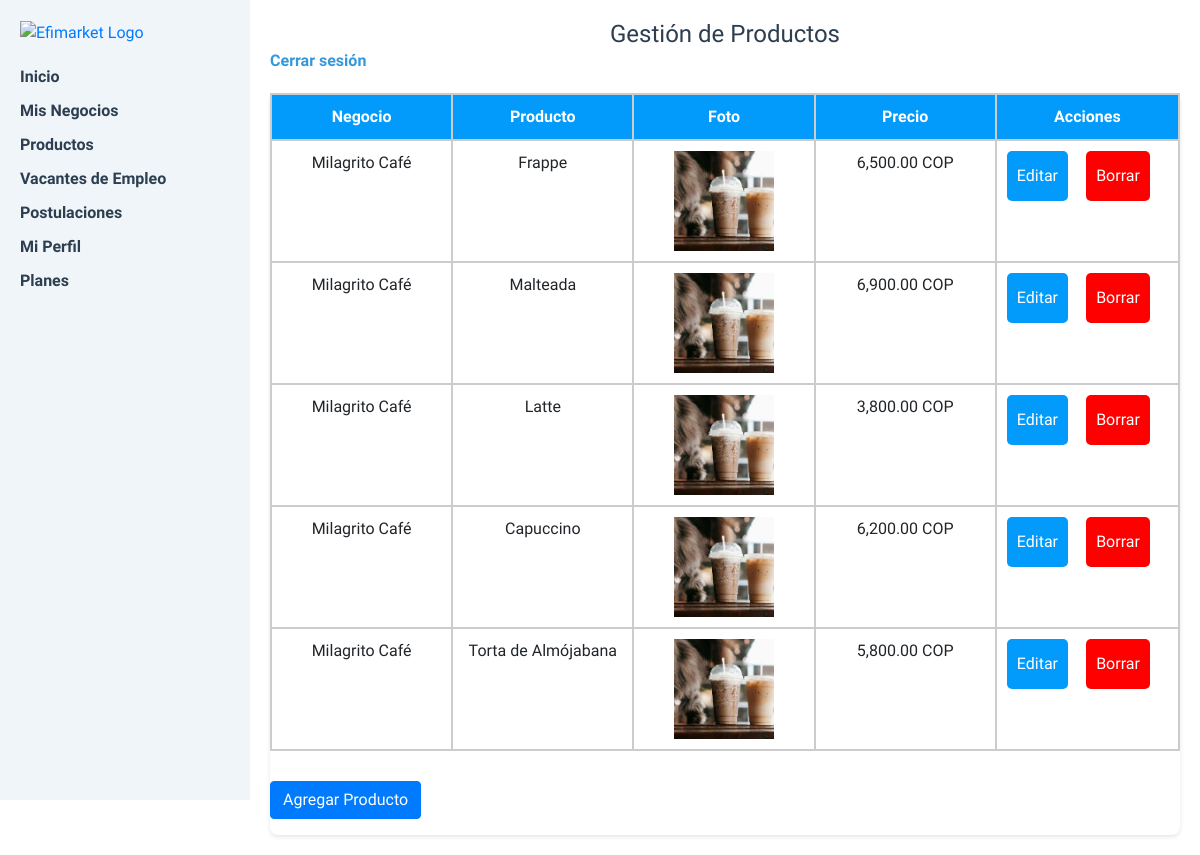
The page /Vista/usuarios/administracion/productos.php (signed in) on the database its author committed.
### tables this page shows
CREATE TABLE `productos` (
  `id_producto` int(11) NOT NULL,
  `id_negocio` int(11) NOT NULL,
  `nombre_producto` varchar(255) NOT NULL,
  `foto_producto` varchar(255) DEFAULT NULL,
  `id_usuario` int(11) NOT NULL,
  `precio` int(10) NOT NULL
);

CREATE TABLE `negocios` (
  `id_negocio` bigint(20) UNSIGNED NOT NULL,
  `id_usuario` int(11) NOT NULL,
  `nombre_negocio` varchar(100) NOT NULL,
  `descripcion` varchar(255) DEFAULT NULL,
  `direccion` varchar(255) DEFAULT NULL,
  `telefono` varchar(20) DEFAULT NULL,
  `sitio_web` varchar(100) DEFAULT NULL,
  `id_categoria` int(11) DEFAULT NULL,
  `horario` varchar(255) NOT NULL,
  `logo` varchar(255) NOT NULL
);

### Controlador/controladorNegocios.php (called while the page is built, shortened)
<?php
include_once(__DIR__ . '/../Modelo/modeloNegocios.php');
class ControladorNegocios
{
    private $conn;
    public function __construct()
    {
        $servername = "localhost";
        $username = "root";
        $password = "";
        $dbname = "efimarket";
        $this->conn = new mysqli($servername, $username, $password, $dbname);
    }
    public function obtenerProductosPorUsuario($id_usuario)
    {
        $modeloNegocios = new ModeloNegocios($this->conn);
        return $modeloNegocios->obtenerProductosPorUsuario($id_usuario);
    }
}

### Modelo/modeloNegocios.php (called while the page is built, shortened)
<?php
class ModeloNegocios
{
    private $conn;
    public function __construct($conn)
    {
        $this->conn = $conn;
    }
    public function obtenerProductosPorUsuario($id_usuario)
    {
        $sql = "SELECT p.id_producto, p.nombre_producto, p.foto_producto, p.id_negocio, p.precio, n.nombre_negocio
                FROM productos p
                INNER JOIN negocios n ON p.id_negocio = n.id_negocio
                WHERE n.id_usuario = ?";
        $stmt = $this->conn->prepare($sql);
        $stmt->bind_param("i", $id_usuario);
        $stmt->execute();
        $result = $stmt->get_result();
        $productos = $result->fetch_all(MYSQLI_ASSOC);
        return $productos;
    }
}

### Vista/usuarios/administracion/productos.php (the view, shortened to what this page needs)
<?php
require_once '../../../Controlador/controladorNegocios.php';
require_once '../../../Modelo/modeloNegocios.php';
$controladorNegocios = new ControladorNegocios();
$productos = $controladorNegocios->obtenerProductosPorUsuario($_SESSION['id_usuario']);
?>
<!DOCTYPE html>
<html lang="es">
<head>
    <link rel="stylesheet" href="admin.css">
    <link rel="stylesheet" href="https://maxcdn.bootstrapcdn.com/bootstrap/4.0.0/css/bootstrap.min.css">
</head>
<body>
    <div class="sidebar">
        <a href="../../index.php" class="logo">
            <img src="../../images/letras.png" alt="Efimarket Logo">
        </a>
        <ul class="menu">
            <li><a href="panel.php">Inicio</a></li>
            <li><a href="negocios.php">Mis Negocios</a></li>
            <li><a href="productos.php">Productos</a></li>
            <li><a href="vacantes.php">Vacantes de Empleo</a></li>
            <li><a href="postulaciones.php">Postulaciones</a></li>
            <li><a href="../clientes/perfil.php">Mi Perfil</a></li>
            <li><a href="planes.php">Planes</a></li>
        </ul>
    </div>
    <div class="main-content tablaDeProductos">
        <header>
            <h1>Gestión de Productos</h1>
            <a href="../../../Controlador/logout.php">Cerrar sesión</a>
        </header>
        <div class="content">
            <div class="tablaProductos">
                <div class="header">Negocio</div>
                <div class="header">Producto</div>
                <div class="header">Foto</div>
                <div class="header">Precio</div>
                <div class="header">Acciones</div>
                <?php if (isset($productos) && !empty($productos)) : ?>
                    <?php foreach ($productos as $producto) : ?>
                        <div class="campo"><?php echo htmlspecialchars($producto['nombre_negocio']); ?></div>
                        <div class="campo"><?php echo htmlspecialchars($producto['nombre_producto']); ?></div>
                        <div class="campo">
                            <img src="../../../uploads/productos/<?php echo htmlspecialchars($producto['foto_producto']); ?>"
                                alt="Producto" style="max-width: 100px; max-height: 100px;">
                        </div>
                        <div class="campo"><?php echo htmlspecialchars(number_format($producto['precio'], 2)); ?> COP</div>
                        <div class="campo">
                            <button class="boton-editar" data-toggle="modal"
                                data-target="#editModal<?php echo htmlspecialchars($producto['id_producto']); ?>">Editar</button>
                            <form action="borrarProducto.php" method="post" class="borrar-cont">
                                <button type="submit" class="boton-borrar">Borrar</button>
                            </form>
                        </div>
                    <?php endforeach; ?>
                <?php else : ?>
                    <div class="campo" colspan="5">No hay productos registrados</div>
                <?php endif; ?>
            </div>
            <button style="margin-top: 30px;" class="btn btn-primary mb-3" data-toggle="modal"
                data-target="#addProductModal">Agregar Producto</button>
        </div>
</body>
</html>

### Vista/usuarios/administracion/admin.css (style rules this page uses)
* { font-family: "Nunito Sans", sans-serif; }
body { margin: 0; padding: 0; display: flex; }
.sidebar { width: 250px; height: 100vh; background-color: #f0f5f9; padding: 20px; box-sizing: border-box; overflow-y: auto; }
.logo img { max-width: 100%; }
.menu { list-style: none; padding: 0; margin-top: 20px; margin-right: 30px; }
.menu li { margin-bottom: 10px; }
.menu a { text-decoration: none; color: #2c3e50; font-weight: bold; transition: color 0.3s ease; display: block; }
.main-content { flex: 1; padding: 20px; }
header { display: flex; justify-content: space-between; align-items: center; margin-bottom: 20px; }
header h1 { font-size: 24px; color: #2c3e50; margin: 0; text-align: center; }
header a { text-decoration: none; color: #3498db; font-weight: bold; transition: color 0.3s ease; }
.content { background-color: #fff; border-radius: 8px; box-shadow: 0 2px 4px rgba(0, 0, 0, 0.1); }
.tablaProductos { display: grid; grid-template-columns: repeat(5, 1fr); gap: 0; border: 1px solid #ccc; border-collapse: collapse; }
.header, .campo { padding: 10px; border: 1px solid #ccc; }
.header { background-color: #029bfb; font-weight: bold; text-align: center; color: #fff; }
.campo { display: flex; text-align: center; justify-content: center; }
form { width: 800px; }
.boton-editar { color: #fff; border: 5px; background-color: #029bfb; padding: 10px; border-radius: 5px; height: 50px; }
@media (min-width: 920px) { .main-content { display: block; } }
.boton-borrar { background-color: rgb(255, 0, 0); border: none; padding: 10px; text-align: center; text-decoration: none; font-size: 16px; margin-top: 10px; cursor: pointer; border-radius: 5px; color: #fff; height: 50px; margin: 0px; }
.borrar-cont { margin: 0; width: 100px; padding: 0px; }

### rows shown on the page
productos: id_negocio.nombre_negocio "Milagrito Café", nombre_producto "Frappe", foto_producto (picture), precio "6,500.00"
productos: id_negocio.nombre_negocio "Milagrito Café", nombre_producto "Malteada", foto_producto (picture), precio "6,900.00"
productos: id_negocio.nombre_negocio "Milagrito Café", nombre_producto "Latte", foto_producto (picture), precio "3,800.00"
productos: id_negocio.nombre_negocio "Milagrito Café", nombre_producto "Capuccino", foto_producto (picture), precio "6,200.00"
productos: id_negocio.nombre_negocio "Milagrito Café", nombre_producto "Torta de Almójabana", foto_producto (picture), precio "5,800.00"
